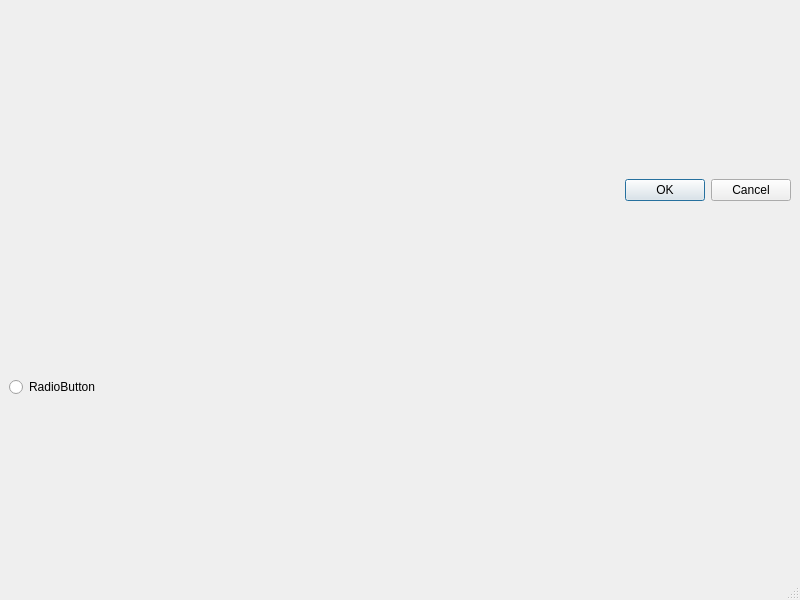
<?xml version="1.0" encoding="UTF-8"?>
<ui version="4.0">
 <class>MainWindow</class>
 <widget class="QMainWindow" name="MainWindow">
  <property name="geometry">
   <rect>
    <x>0</x>
    <y>0</y>
    <width>800</width>
    <height>600</height>
   </rect>
  </property>
  <property name="windowTitle">
   <string>MainWindow</string>
  </property>
  <widget class="QWidget" name="centralwidget">
   <layout class="QGridLayout" name="gridLayout">
    <item row="2" column="1">
     <widget class="QRadioButton" name="radioButton">
      <property name="text">
       <string>RadioButton</string>
      </property>
     </widget>
    </item>
    <item row="1" column="1">
     <widget class="QDialogButtonBox" name="buttonBox">
      <property name="standardButtons">
       <set>QDialogButtonBox::Cancel|QDialogButtonBox::Ok</set>
      </property>
     </widget>
    </item>
   </layout>
  </widget>
  <widget class="QMenuBar" name="menubar">
   <property name="geometry">
    <rect>
     <x>0</x>
     <y>0</y>
     <width>800</width>
     <height>25</height>
    </rect>
   </property>
  </widget>
  <widget class="QStatusBar" name="statusbar"/>
 </widget>
 <resources/>
 <connections/>
</ui>
